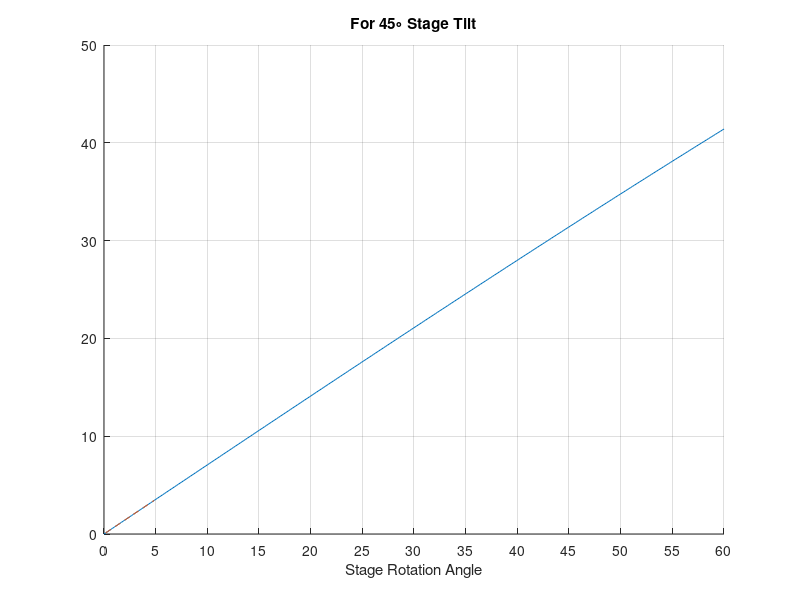

Reproduce this figure in MATLAB.
%%


Rx = @(ang_rad) [1 0 0
        0 cos(ang_rad) -sin(ang_rad)
        0 sin(ang_rad) cos(ang_rad)];
    
Ry = @(ang_rad) [cos(ang_rad) 0 sin(ang_rad) 
    0 1 0
    -sin(ang_rad) 0 cos(ang_rad)];
    
Rz = @(ang_rad) [cos(ang_rad) -sin(ang_rad) 0
    sin(ang_rad) cos(ang_rad) 0
    0 0 1];


initial_vec = [0 0 1]';

sample_holder_bend_and = -45*pi/180;

rots = linspace(0,60,360);
delta_ang = zeros(size(rots));

for i = 1:length(rots)

    rotation_angle = rots(i)*pi/180;
    tilt_angle = 45*pi/180;

    final_vec = Rx(tilt_angle)*(Rz(rotation_angle)*(Rx(sample_holder_bend_and)*initial_vec));

    delta_ang(i) = acos(dot(initial_vec,final_vec))*180/pi;
end

idxs = find(rots<5 & rots>0);

p = polyfit(rots(idxs),delta_ang(idxs),1);

p(1)




figure(12313423)
clf
hold on
plot(rots,delta_ang)
hold on
plot(rots(idxs),polyval(p,rots(idxs)),'--')



grid on
% ylabel('\Delta\theta wrt Detector')
xlabel('Stage Rotation Angle')

title('For 45\circ Stage Tilt')

set(gca(),'xTick',0:5:60)
% set(gca(),'yTick',0:2:16)


%%


return
% 
% 
% 
% thetas = linspace(0,360, 360);
% eff_thetas = zeros(size(thetas));
% 
% Det = [1 1 0]'
% Det = Det/norm(Det)
% 
% Samp = [1 -1 0]'
% Samp = Samp/norm(Samp)
% 
% for i=1:length(thetas)
%     theta = thetas(i)*pi/180;
%     rot = [cos(theta) 0 sin(theta)
%             0 1 0
%             -sin(theta) 0 cos(theta)]
%     nSamp = rot*Samp
% %     acos(dot(Det,nSamp))*180/pi-90;
%     eff_thetas(i) = acos(dot(Det,nSamp))*180/pi-90;
% 
% end
% 
% 
% 
% 
% figure(123123)
% clf
% hold on
% plot(thetas,eff_thetas)
% 
% grid on
% ylabel('\Delta\theta wrt Detector')
% xlabel('Stage Rotation Angle')
% 
% title('For 45\circ Stage Tilt')
% 
% % set(gca(),'xTick',0:5:60)
% % set(gca(),'yTick',0:2:16)
